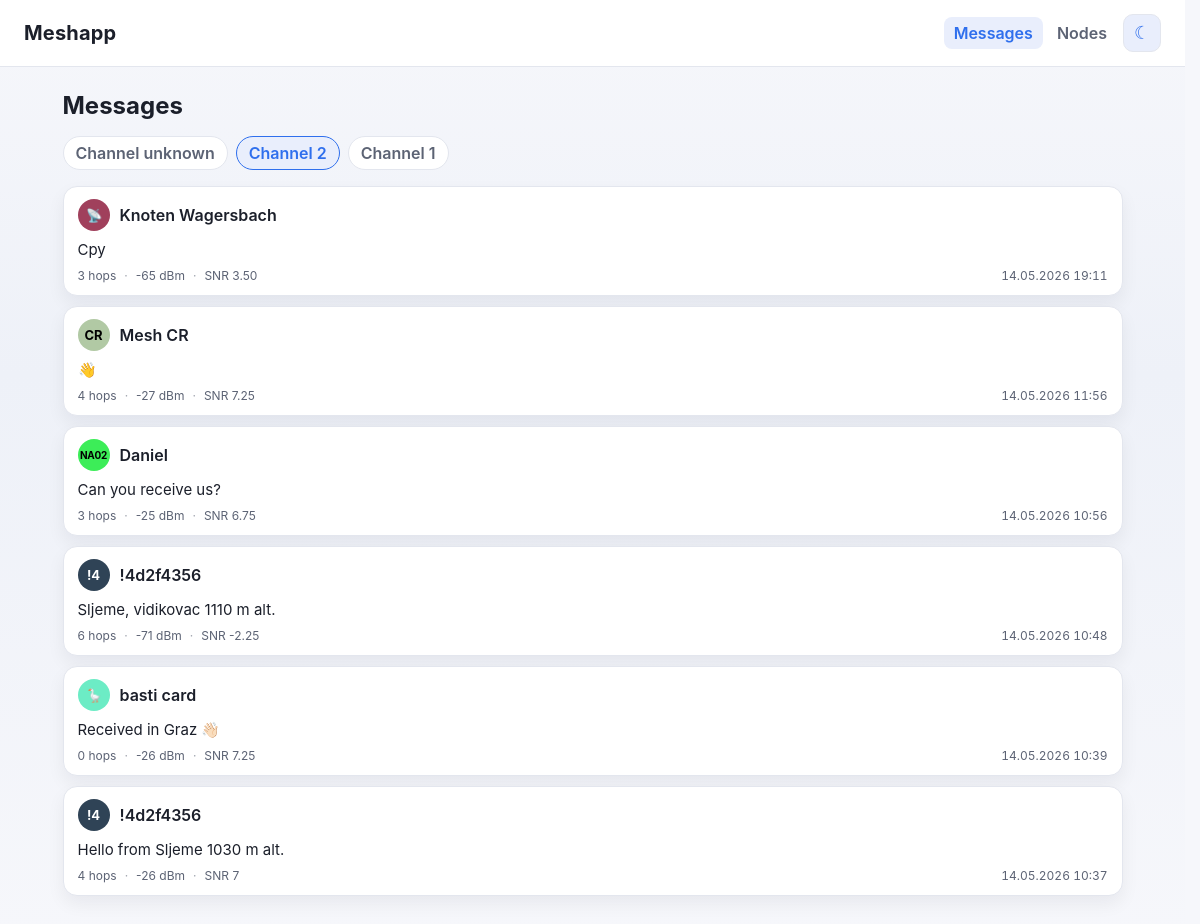
The page /messages/2 on the database its author committed.
### tables this page shows
CREATE TABLE messages (
                id INTEGER PRIMARY KEY AUTOINCREMENT,
                rx_time INTEGER NOT NULL,
                channel_index INTEGER,
                channel_key TEXT,
                from_id TEXT,
                to_id TEXT,
                hops INTEGER,
                portnum TEXT,
                text TEXT,
                rx_rssi REAL,
                rx_snr REAL,
                decoded_json TEXT,
                raw_json TEXT
            , packet_id INTEGER);

CREATE TABLE nodes (
                node_id TEXT PRIMARY KEY,
                short_name TEXT,
                long_name TEXT,
                hw_model TEXT,
                last_seen INTEGER,
                last_ping INTEGER,
                last_hops INTEGER,
                last_telemetry INTEGER,
                last_position INTEGER,
                battery_level REAL,
                battery_voltage REAL,
                temperature REAL,
                humidity REAL,
                pressure REAL,
                telemetry_json TEXT,
                position_json TEXT,
                non_message_day TEXT,
                telemetry_count_total INTEGER DEFAULT 0,
                telemetry_count_daily INTEGER DEFAULT 0,
                nodeinfo_count_total INTEGER DEFAULT 0,
                nodeinfo_count_daily INTEGER DEFAULT 0,
                position_count_total INTEGER DEFAULT 0,
                position_count_daily INTEGER DEFAULT 0,
                other_count_total INTEGER DEFAULT 0,
                other_count_daily INTEGER DEFAULT 0
            , role TEXT, macaddr TEXT, public_key TEXT, first_seen INTEGER, last_rx_snr REAL, last_rx_rssi REAL, online_since INTEGER, uptime_seconds INTEGER, channel_utilization REAL, air_util_tx REAL);

### main.py (the view)
@app.route("/messages/<channel_key>")
def messages_channel(channel_key):
    channels = _get_available_channels()
    return _render_messages(channel_key, channels)

### main.py (called while the page is built)
def _format_message_time(value):
    if not value:
        return "-"
    dt = datetime.fromtimestamp(int(value), tz=timezone.utc).astimezone()
    today = datetime.now().astimezone().date()
    if dt.date() == today:
        return dt.strftime("%H:%M")
    return dt.strftime("%d.%m.%Y %H:%M")

def _format_value(value, digits=2):
    if value is None:
        return "-"
    try:
        number = float(value)
    except (TypeError, ValueError):
        return str(value)
    if number != number or number in (float("inf"), float("-inf")):
        return "-"
    if number.is_integer():
        return str(int(number))
    return f"{number:.{digits}f}"

def _parse_node_num(value):
    if value is None:
        return None
    if isinstance(value, int):
        return value
    text = str(value).strip()
    if not text:
        return None
    if text.startswith("!"):
        text = text[1:]
        base = 16
    elif text.startswith("0x"):
        text = text[2:]
        base = 16
    else:
        base = 16 if any(char in text for char in "abcdefABCDEF") else 10
    try:
        return int(text, base)
    except ValueError:
        return None

def _node_avatar_colors(node_id):
    node_num = _parse_node_num(node_id)
    if node_num is None:
        return {"avatar_bg": None, "avatar_fg": None}
    red = (node_num & 0xFF0000) >> 16
    green = (node_num & 0x00FF00) >> 8
    blue = node_num & 0x0000FF
    brightness = ((red * 0.299) + (green * 0.587) + (blue * 0.114)) / 255
    foreground = "#000000" if brightness > 0.5 else "#ffffff"
    background = f"#{red:02x}{green:02x}{blue:02x}"
    return {"avatar_bg": background, "avatar_fg": foreground}

def _db_connect():
    conn = sqlite3.connect(DB_PATH, timeout=30)
    conn.row_factory = sqlite3.Row
    return conn

def _get_available_channels():
    with _db_connect() as conn:
        rows = conn.execute(
            """
            SELECT channel_key, channel_index, MAX(rx_time) AS last_rx
            FROM messages
            WHERE channel_key IS NOT NULL
            GROUP BY channel_key, channel_index
            ORDER BY last_rx DESC
            """
        ).fetchall()
    return [dict(row) for row in rows]

def _find_channel_info(channels, channel_key):
    for channel in channels:
        if channel.get("channel_key") == channel_key:
            return channel
    return {"channel_key": channel_key, "channel_index": None}

### templates/messages.html (shortened to what this page needs)
{% extends "base.html" %}
{% block content %}
<h1>Messages</h1>
{% if channels %}
  <div class="channel-tabs">
    {% for channel in channels %}
      {% set channel_label = "Channel " ~ (channel.channel_index if channel.channel_index is not none else (channel.channel_key or "?")) %}
      <a href="{{ url_for('messages_channel', channel_key=channel.channel_key) }}"
         class="{% if channel.channel_key == current_channel.channel_key %}active{% endif %}"
         title="Key: {{ channel.channel_key }}">{{ channel_label }}</a>
    {% endfor %}
  </div>
{% endif %}
<div id="messages-list" class="message-list">
  {% if messages %}
    {% for msg in messages %}
      {% set display_name = msg.long_name or msg.short_name or msg.from_id or "-" %}
      {% set avatar_text_raw = msg.short_name or (msg.long_name[:2] if msg.long_name else (msg.from_id[:2] if msg.from_id else "?")) %}
      {% set avatar_text = avatar_text_raw[:4] | upper %}
      {% set avatar_small = avatar_text | length >= 4 %}
      <article class="bubble bubble--clickable" data-message-id="{{ msg.id }}" tabindex="0" role="button" aria-label="View message details">
        <header class="bubble__header">
          <button type="button" class="node-button" data-node-id="{{ msg.from_id or '' }}">
            <span class="avatar{% if avatar_small %} avatar--small{% endif %}"
                  {% if msg.avatar_bg or msg.avatar_fg %}style="{% if msg.avatar_bg %}background: {{ msg.avatar_bg }};{% endif %}{% if msg.avatar_fg %} color: {{ msg.avatar_fg }};{% endif %}"{% endif %}>{{ avatar_text }}</span>
            <span class="node-name">{{ display_name }}</span>
          </button>
        </header>
        {% if msg.text %}
          <div class="bubble__body">{{ msg.text }}</div>
        {% else %}
          <div class="bubble__body bubble__body--meta"><span class="tag">{{ msg.portnum or "unknown" }}</span></div>
        {% endif %}
        <footer class="bubble__footer">
          <span class="bubble__meta">
            {% if msg.hops is not none %}<span>{{ msg.hops }} {{ "hop" if msg.hops == 1 else "hops" }}</span>{% endif %}
            {% if msg.rx_rssi is not none %}<span>{{ msg.rx_rssi | value }} dBm</span>{% endif %}
            {% if msg.rx_snr is not none %}<span>SNR {{ msg.rx_snr | value }}</span>{% endif %}
          </span>
          <time class="bubble__time" datetime="{{ msg.rx_time }}">{{ msg.rx_time | message_time }}</time>
        </footer>
      </article>
    {% endfor %}
  {% else %}
    <div class="empty-state">No messages yet.</div>
  {% endif %}
</div>
{% endblock %}

### static/style.css (style rules this page uses)
:root { color-scheme: light; --bg: #f6f7fb; --bg-gradient: linear-gradient(180deg, #f6f7fb, #eef1f8 40%, #f6f7fb 100%); --panel: #ffffff; --panel-hover: #f4f6fb; --text: #1b1f2a; --muted: #5c6374; --accent: #2f6fed; --accent-soft: #e9eefc; --border: #e3e6ee; --shadow: 0 8px 18px rgba(16, 24, 40, 0.06); --shadow-strong: 0 20px 50px rgba(16, 24, 40, 0.25); --overlay: rgba(16, 24, 40, 0.55); --tag-bg: #e9eefc; --tag-fg: #2f6fed; --font-main: -apple-system, BlinkMacSystemFont, "Segoe UI", system-ui, Roboto, "Helvetica Neue", Arial, sans-serif, "Apple Color Emoji", "Segoe UI Emoji", "Noto Color Emoji"; --font-avatar: "Segoe UI Emoji", "Apple Color Emoji", "Noto Color Emoji", "Segoe UI Symbol", "Noto Emoji", -apple-system, BlinkMacSystemFont, "Segoe UI", system-ui, sans-serif; }
* { box-sizing: border-box; }
html, body { height: 100%; }
html { scrollbar-gutter: stable; }
body { margin: 0; font-family: var(--font-main); background: var(--bg); background-image: var(--bg-gradient); color: var(--text); -webkit-text-size-adjust: 100%; text-rendering: optimizeLegibility; min-height: 100vh; }
a { color: var(--accent); }
button { font-family: inherit; color: inherit; }
h1 { margin: 0 0 16px; font-size: clamp(20px, 2.5vw, 24px); }
.node-button { display: inline-flex; align-items: center; gap: 10px; background: none; border: none; padding: 4px 6px; margin: -4px -6px; border-radius: 8px; cursor: pointer; color: inherit; text-align: left; font: inherit; max-width: 100%; }
.avatar { width: 32px; height: 32px; border-radius: 50%; background: var(--accent-soft); color: var(--accent); font-weight: 700; font-size: 13px; font-family: var(--font-main); display: inline-flex; align-items: center; justify-content: center; flex: 0 0 auto; line-height: 1; white-space: nowrap; overflow: hidden; }
.avatar--small { font-size: 10px; letter-spacing: -0.03em; }
.node-name { font-weight: 600; overflow: hidden; text-overflow: ellipsis; white-space: nowrap; }
.channel-tabs { display: flex; flex-wrap: wrap; gap: 8px; margin: 0 0 16px; }
.channel-tabs a { padding: 6px 12px; border-radius: 999px; border: 1px solid var(--border); color: var(--muted); text-decoration: none; font-weight: 600; background: var(--panel); }
.channel-tabs a.active { border-color: var(--accent); color: var(--accent); background: var(--accent-soft); }
.message-list { display: flex; flex-direction: column; gap: 10px; }
.bubble { background: var(--panel); border: 1px solid var(--border); border-radius: 14px; padding: 12px 14px; display: flex; flex-direction: column; gap: 8px; box-shadow: var(--shadow); }
.bubble--clickable { cursor: pointer; transition: border-color 0.12s ease, box-shadow 0.12s ease, background 0.12s ease; }
.bubble__header { display: flex; }
.bubble__body { font-size: 15px; line-height: 1.4; word-wrap: break-word; overflow-wrap: anywhere; white-space: pre-wrap; }
.bubble__footer { display: flex; justify-content: space-between; align-items: baseline; gap: 12px; flex-wrap: wrap; font-size: 12px; color: var(--muted); }
.bubble__meta { display: inline-flex; flex-wrap: wrap; gap: 8px; }
.bubble__meta span + span::before { content: "·"; margin-right: 8px; opacity: 0.6; }
.bubble__time { font-variant-numeric: tabular-nums; white-space: nowrap; }

### rows shown on the page
messages: avatar_text "📡", text "Cpy", hops "3", hops "hops", rx_rssi|value "-65", rx_snr|value "3.50", rx_time|message_time "14.05.2026 19:11"
nodes: long_name "Knoten Wagersbach"
messages: avatar_text "CR", text "👋", hops "4", hops "hops", rx_rssi|value "-27", rx_snr|value "7.25", rx_time|message_time "14.05.2026 11:56"
nodes: long_name "Mesh CR"
messages: avatar_text "NA02", text "Can you receive us?", hops "3", hops "hops", rx_rssi|value "-25", rx_snr|value "6.75", rx_time|message_time "14.05.2026 10:56"
nodes: long_name "Daniel"
messages: avatar_text "!4", from "!4d2f4356", text "Sljeme, vidikovac 1110 m alt.", hops "6", hops "hops", rx_rssi|value "-71", rx_snr|value "-2.25", rx_time|message_time "14.05.2026 10:48"
messages: avatar_text "🪿", text "Received in Graz 👋🏻", hops "0", hops "hops", rx_rssi|value "-26", rx_snr|value "7.25", rx_time|message_time "14.05.2026 10:39"
nodes: long_name "basti card"
messages: avatar_text "!4", from "!4d2f4356", text "Hello from Sljeme 1030 m alt.", hops "4", hops "hops", rx_rssi|value "-26", rx_snr|value "7", rx_time|message_time "14.05.2026 10:37"

### other values the page prints
{{ channel_label }} "Channel unknown" "Channel 2" "Channel 1"
